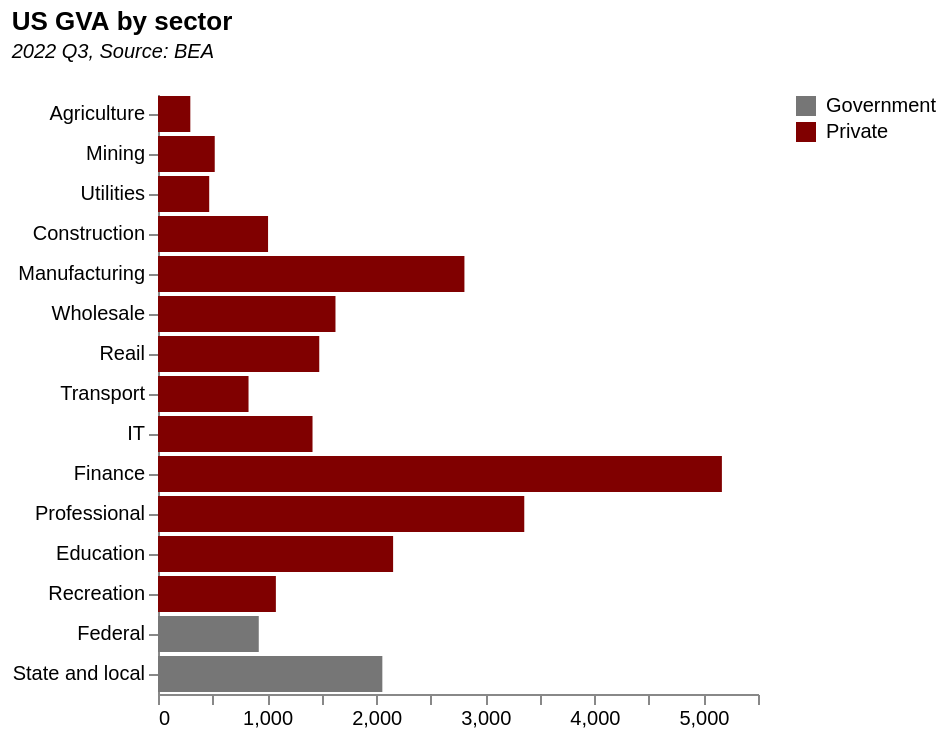

Express this chart as Vega-Lite.
### Vega-Lite specification from a JSON file in a GitHub repository (floating-point values rounded to 4 significant figures)
{"$schema": "https://vega.github.io/schema/vega-lite/v5.json", "description": "A simple donut chart with embedded data.", "height": 300, "width": 300, "view": {"stroke": "transparent"}, "title": {"text": "US GVA by sector", "subtitle": ["2022 Q3, Source: BEA", ""], "subtitleFontStyle": "italic", "subtitleFontSize": 10, "anchor": "start", "color": "black"}, "data": {"values": [{"Line": "1", "Number": "1", "Item": "Gross domestic product", "shortName": "GDP", "Value": "25723.9", "privatePublic": "Private", "Source": "U.S. Bureau of Economic Analysis, \"Value Added by Industry\" (accessed Monday, January 23, 2023)."}, {"Line": "2", "Number": "2", "Item": "Private industries", "shortName": "Private sector", "Value": "22743.7", "privatePublic": "Private", "Source": ""}, {"Line": "3", "Number": "3", "Item": "Agriculture, forestry, fishing, and hunting", "shortName": "Agriculture", "Value": "296.3", "privatePublic": "Private", "Source": ""}, {"Line": "6", "Number": "4", "Item": "Mining", "shortName": "Mining", "Value": "520.1", "privatePublic": "Private", "Source": ""}, {"Line": "10", "Number": "5", "Item": "Utilities", "shortName": "Utilities", "Value": "469.4", "privatePublic": "Private", "Source": ""}, {"Line": "11", "Number": "6", "Item": "Construction", "shortName": "Construction", "Value": "1008.9", "privatePublic": "Private", "Source": ""}, {"Line": "12", "Number": "7", "Item": "Manufacturing", "shortName": "Manufacturing", "Value": "2808.9", "privatePublic": "Private", "Source": ""}, {"Line": "34", "Number": "8", "Item": "Wholesale trade", "shortName": "Wholesale", "Value": "1626.9", "privatePublic": "Private", "Source": ""}, {"Line": "35", "Number": "9", "Item": "Retail trade", "shortName": "Reail", "Value": "1478.2", "privatePublic": "Private", "Source": ""}, {"Line": "40", "Number": "10", "Item": "Transportation and warehousing", "shortName": "Transport", "Value": "829.9", "privatePublic": "Private", "Source": ""}, {"Line": "49", "Number": "11", "Item": "Information", "shortName": "IT", "Value": "1416.5", "privatePublic": "Private", "Source": ""}, {"Line": "54", "Number": "12", "Item": "Finance, insurance, real estate, rental, and leasing", "shortName": "Finance", "Value": "5169", "privatePublic": "Private", "Source": ""}, {"Line": "65", "Number": "13", "Item": "Professional and business services", "shortName": "Professional", "Value": "3357.5", "privatePublic": "Private", "Source": ""}, {"Line": "74", "Number": "14", "Item": "Educational services, health care, and social assistance", "shortName": "Education", "Value": "2155.2", "privatePublic": "Private", "Source": ""}, {"Line": "81", "Number": "15", "Item": "Arts, entertainment, recreation, accommodation, and food services", "shortName": "Recreation", "Value": "1080.5", "privatePublic": "Private", "Source": ""}, {"Line": "89", "Number": "16", "Item": "Government", "shortName": "Government", "Value": "2980.2", "privatePublic": "Government", "Source": ""}, {"Line": "90", "Number": "17", "Item": "Federal", "shortName": "Federal", "Value": "923.7", "privatePublic": "Government", "Source": ""}, {"Line": "95", "Number": "18", "Item": "State and local", "shortName": "State and local", "Value": "2056.5", "privatePublic": "Government", "Source": ""}, {"Line": "98", "Number": "19", "Item": "Private goods-producing industries1", "shortName": "Goods", "Value": "4634.2", "privatePublic": "XYZ", "Source": ""}, {"Line": "99", "Number": "20", "Item": "Private services-producing industries2", "shortName": "Services", "Value": "18109.5", "privatePublic": "XYZ", "Source": ""}], "format": {"parse": {"Number": "number"}}}, "transform": [{"filter": {"field": "Number", "oneOf": [3, 4, 5, 6, 7, 8, 9, 10, 11, 12, 13, 14, 15, 17, 18]}}], "mark": {"type": "bar", "color": "rgb(128,0,0)"}, "encoding": {"x": {"field": "Value", "type": "quantitative", "axis": {"title": null, "grid": false}}, "y": {"field": "shortName", "type": "nominal", "sort": {"field": "Number", "order": "ascending"}, "axis": {"title": null, "grid": false}}, "color": {"field": "privatePublic", "legend": {"title": null}, "sort": {"field": "Number", "order": "ascending"}, "scale": {"range": ["rgb(118,118,118)", "rgb(128,0,0)"]}}, "tooltip": [{"field": "Item", "title": "Industry", "type": "nominal"}, {"field": "Value", "title": "USD billions", "format": "$,"}]}}
